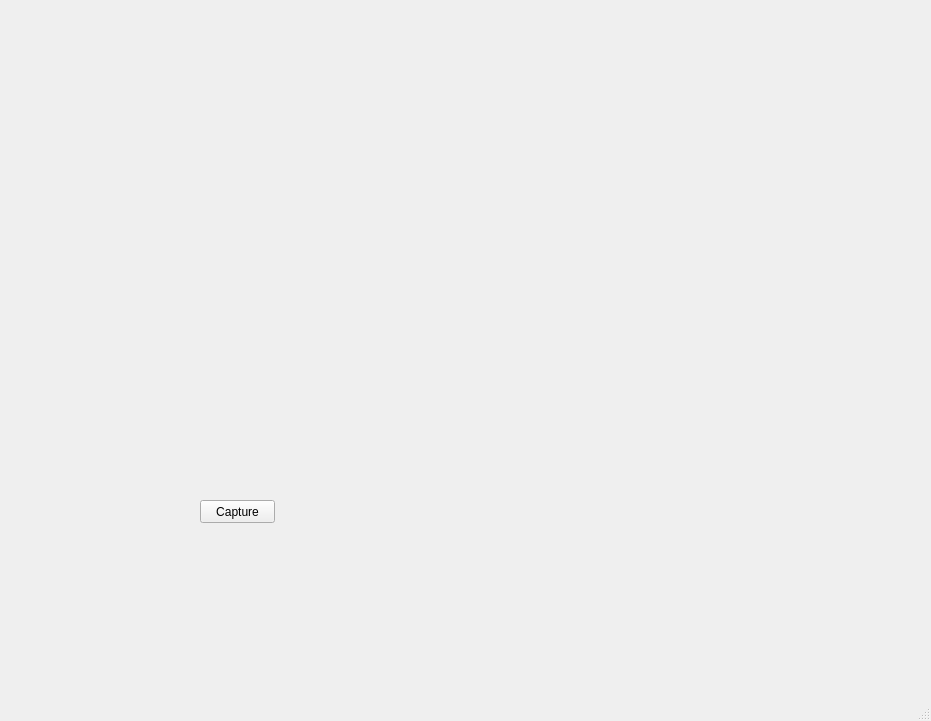
<?xml version="1.0" encoding="UTF-8"?>
<ui version="4.0">
 <class>MainWindow</class>
 <widget class="QMainWindow" name="MainWindow">
  <property name="geometry">
   <rect>
    <x>0</x>
    <y>0</y>
    <width>931</width>
    <height>721</height>
   </rect>
  </property>
  <property name="windowTitle">
   <string>MainWindow</string>
  </property>
  <widget class="QWidget" name="centralwidget">
   <widget class="QPushButton" name="captureButton">
    <property name="geometry">
     <rect>
      <x>200</x>
      <y>500</y>
      <width>75</width>
      <height>23</height>
     </rect>
    </property>
    <property name="text">
     <string>Capture</string>
    </property>
   </widget>
   <widget class="QLabel" name="videoDisplay">
    <property name="geometry">
     <rect>
      <x>150</x>
      <y>130</y>
      <width>341</width>
      <height>351</height>
     </rect>
    </property>
    <property name="text">
     <string/>
    </property>
   </widget>
   <widget class="QLabel" name="imageDisplay">
    <property name="geometry">
     <rect>
      <x>600</x>
      <y>140</y>
      <width>231</width>
      <height>171</height>
     </rect>
    </property>
    <property name="text">
     <string/>
    </property>
   </widget>
  </widget>
  <widget class="QMenuBar" name="menubar">
   <property name="geometry">
    <rect>
     <x>0</x>
     <y>0</y>
     <width>931</width>
     <height>21</height>
    </rect>
   </property>
  </widget>
  <widget class="QStatusBar" name="statusbar"/>
 </widget>
 <resources/>
 <connections/>
</ui>
